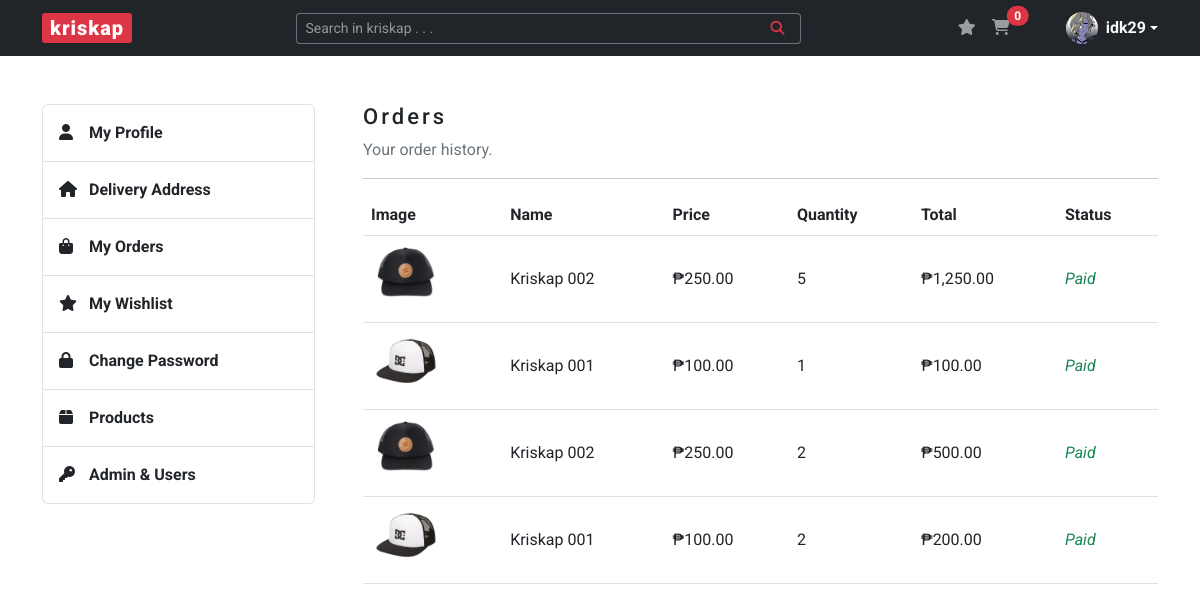
Page /order (signed in) on the earlier database version.
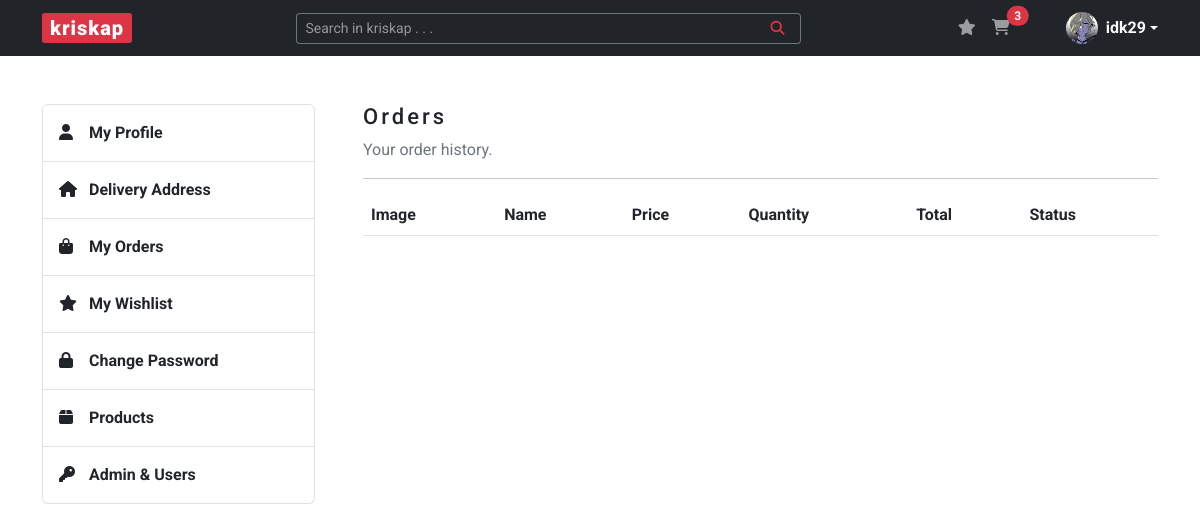
Same page on the later database version.
### kriskap/models.py (models this page shows)
class Order(db.Model):
    __tablename__ = "orders"
    id = db.Column(db.Integer, primary_key=True)
    buyer_id = db.Column(db.Integer, db.ForeignKey("users.id"))
    buyer = relationship("User", back_populates="orders")
    product_id = db.Column(db.Integer, db.ForeignKey("products.id"))
    parent_product = relationship("Product", back_populates="orders")
    quantity = db.Column(db.Integer, nullable=False, default=0)
    order_total = db.Column(db.Integer, nullable=False, default=0)
    status = db.Column(db.String(20), nullable=False, default="pending")

class Product(db.Model):
    __tablename__ = "products"
    id = db.Column(db.Integer, primary_key=True)
    stripe_price = db.Column(db.String(60), unique=True, nullable=False)
    name = db.Column(db.String(60), unique=True, nullable=False)
    stock = db.Column(db.Integer, nullable=False)
    price = db.Column(db.Integer, nullable=False)
    image_file = db.Column(db.String(250), nullable=False)
    carts = relationship("Cart", back_populates="parent_product")
    wishlists = relationship("Wishlist", back_populates="parent_product")
    orders = relationship("Order", back_populates="parent_product")

### kriskap/orders/routes.py (the view)
@orders.route("/order", methods=["GET"])
@login_required
def order():
    orders = Order.query.filter_by(buyer_id=current_user.id).order_by(desc("id")).all()
    return render_template("order.html", orders=orders, title="Orders")

### kriskap/models.py (called while the page is built)
@login_manager.user_loader
def load_user(user_id):
    return User.query.get(int(user_id))

### kriskap/templates/order.html
{% extends "base.html" %}
{% block content %}
    <section id="section-order" class="content-section mb-5">
        <div class="row justify-content-between">
            {% include "aside.html" %}
            <div class="col-lg-9 ps-lg-5">
                <h3>Orders</h3>
                <p class="text-secondary">Your order history.</p>
                <hr>
                <table class="table">
                    <thead>
                      <tr>
                        <th scope="col">Image</th>
                        <th scope="col">Name</th>
                        <th scope="col">Price</th>
                        <th scope="col">Quantity</th>
                        <th scope="col">Total</th>
                        <th scope="col">Status</th>
                      </tr>
                    </thead>
                    <tbody>
                        {% for order in orders %}
                                <tr class="align-middle">
                                    <td><img width="70px" src="{{ url_for('static', filename='img/product_pics/' + order.parent_product.image_file) }}" alt="Image Preview" class="image_view"></td>
                                    <td>{{ order.parent_product.name }}</td>
                                    <td>{{ "₱{:,.2f}".format(order.parent_product.price) }}</td>
                                    <td>{{ order.quantity }}</td>
                                    <td>{{ "₱{:,.2f}".format(order.order_total) }}</td>
                                    <td class="text-success"><em>{{ order.status }}</em></td>
                                </tr>
                        {% endfor %}
                    </tbody>
                </table>
            </div>
        </div>
    </section>
{% endblock %}

### kriskap/templates/base.html (shortened to what this page needs)
<!DOCTYPE html>
<html lang="en">
<head>
    <link rel="stylesheet" href="https://cdn.jsdelivr.net/npm/bootstrap@5.3.0-alpha1/dist/css/bootstrap.min.css">
    <link rel="stylesheet" href="{{ url_for('static', filename='css/styles.css') }}">
</head>
<body>
    <header>
        <nav class="navbar navbar-expand-lg navbar-dark bg-dark">
            <div class="container">
                <a class="navbar-brand px-2 py-0" href="{{ url_for('main.home') }}">kriskap</a>
                <div class="collapse navbar-collapse" id="navbarSupportedContent">
                    <form method="POST" action="{{ url_for('products.search_product') }}" class="d-flex ms-auto form-search w-50" role="search">
                        <div class="input-group input-group-sm">
                            <input name="search-product" type="text" class="form-control text-bg-dark border-secondary border-end-0" placeholder="Search in kriskap . . ." aria-label="Search in kriskap . . ." aria-describedby="button-addon">
                            <button class="btn btn-outline-danger border-start-0 border-secondary" type="submit" id="button-addon"><i class="fa-solid fa-magnifying-glass px-2"></i></button>
                        </div>
                    </form>
                    <ul class="navbar-nav ms-auto mb-2 mb-lg-0 notification-cart">
                        <li class="nav-item">
                            <a href="{{ url_for('wishlists.wishlist') }}" class="nav-link d-inline-block">
                                <i class="fa-solid fa-star"></i>
                            </a>
                        </li>
                        <li class="nav-item me-5">
                            <a href="{{ url_for('carts.cart') }}" class="nav-link position-relative d-inline-block">
                                <i class="fa-solid fa-cart-shopping"></i>
                                {% if current_user.is_authenticated %}
                                    <span id="cartTotal" class="position-absolute start-100 translate-middle badge rounded-pill bg-danger">
                                        {% set items = [] %}
                                        {{ items | sum }}
                                    </span>
                                {% endif %}
                            </a>
                        </li>
                        {% if current_user.is_authenticated %}
                        <li class="dropdown d-flex align-items-center">
                            <a href="#" class="d-flex align-items-center text-light text-decoration-none dropdown-toggle" data-bs-toggle="dropdown" aria-expanded="false">
                                <img src="{{ url_for('static', filename='img/profile_pics/' + current_user.image_file) }}" alt="" width="32" height="32" class="rounded-circle me-2">
                                <strong>{{ current_user.username }}</strong>
                            </a>
                        </li>
                        {% endif %}
                    </ul>
                </div>
            </div>
        </nav>
    </header>
    <main class="container mt-5">
        {% block content %} {% endblock %}
    </main>
</body>
</html>

Differences in the rows shown:
removed Order: image_file (picture), parent_product.name "Kriskap 002", quantity "5", order_total "₱1,250.00", status "Paid"
no longer on this page (row edited): Product: parent_product.price "₱250.00"
removed Order: image_file (picture), parent_product.name "Kriskap 001", quantity "1", order_total "₱100.00", status "Paid"
no longer on this page (row edited): Product: parent_product.price "₱100.00"
removed Order: image_file (picture), parent_product.name "Kriskap 002", quantity "2", order_total "₱500.00", status "Paid"
removed Order: image_file (picture), parent_product.name "Kriskap 001", quantity "2", order_total "₱200.00", status "Paid"
Other differences:
{{ items | sum }}: "0" → "3"
